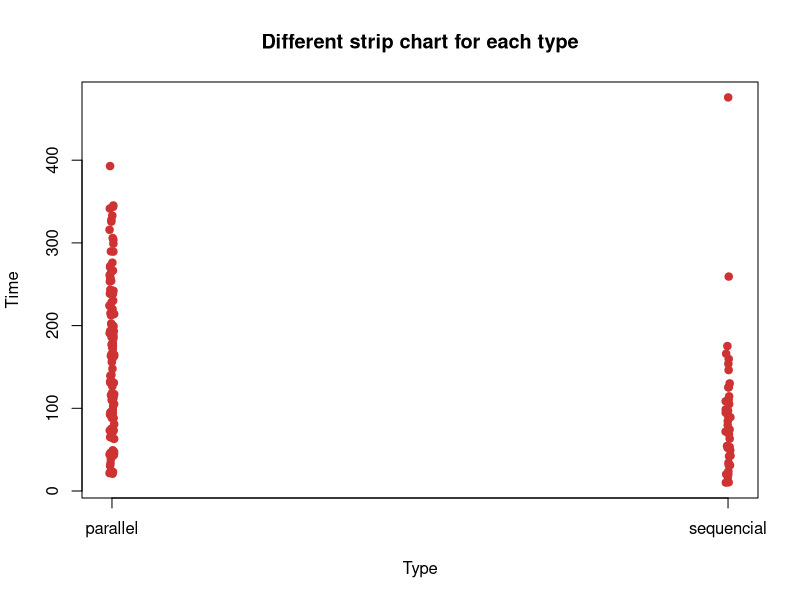
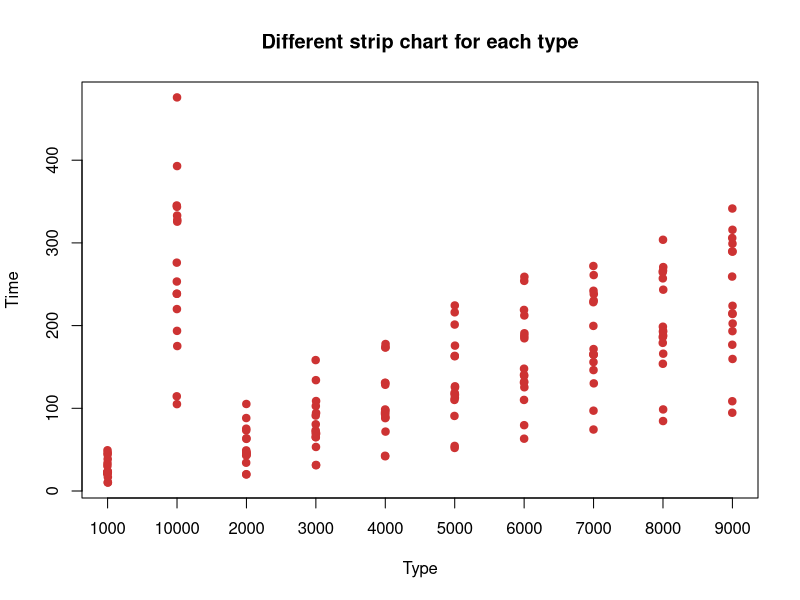
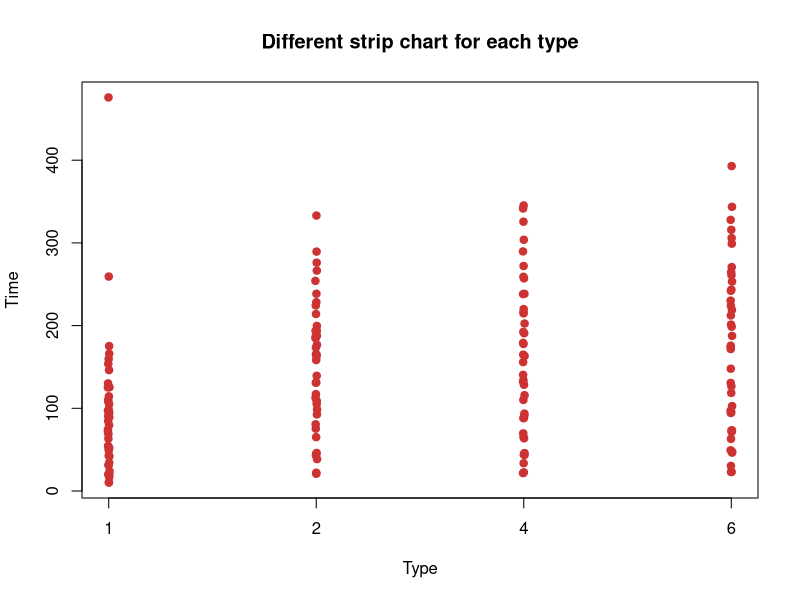

Write R code to recreate these figures, in order. (Note: this script raises an error after producing the figures.)
data <- read.csv("result.csv", header = TRUE, sep = ";")

anova_fun <- function(analysis, type){
  
  #anova
  #h0: they are equal, h1: they are not (p<0.05)
  anova <- aov(analysis)
  
  file_name <- " anova sumary.txt"
  file_name <- paste(type, file_name)
  s<-summary(anova)
  capture.output(s, file = file_name)
  
  name <- " plot witch 1.png"
  name <- paste(type, name)
  png(filename=name)
  #Caso queira visualizar o gráfico
  plot(analysis, which = 1)
  dev.off()
  
  name <- " plot witch 2.png"
  name <- paste(type, name)
  png(filename=name)
  #can se that there's a positive skewness in the data
  plot(analysis, which = 2)
  dev.off()
  
  sresids <- rstandard(analysis)
  
  name <- " histogram.png"
  name <- paste(type, name)
  png(filename=name)
  hist(sresids)
  dev.off()
  
  #to know the variable that are significantly different
  # significant difference p < 0.05
  #there's just two types, so no need for turkey's test
  file_name <- " TukeyHSD sumary.txt"
  file_name <- paste(type, file_name)
  s<-TukeyHSD(anova)
  capture.output(s, file = file_name)
  
  
}
name <- "analyse/type stripchart.png"
png(filename=name)

#visualizing data
stripchart(time~type,
           data=data,
           main="Different strip chart for each type",
           xlab="Type",
           ylab="Time",
           col="brown3",
           vertical=TRUE,
           pch=19,
           method = "jitter", jitter = 0.004
)
dev.off()

name <- "analyse/size stripchart.png"
png(filename=name)
stripchart(time~as.character(size),
           data=data,
           main="Different strip chart for each type",
           xlab="Type",
           ylab="Time",
           col="brown3",
           vertical=TRUE,
           pch=19,
           method = "jitter", jitter = 0.004
)
dev.off()

name <- "analyse/cluster stripchart.png"
png(filename=name)
stripchart(time~as.character(cluster),
           data=data,
           main="Different strip chart for each type",
           xlab="Type",
           ylab="Time",
           col="brown3",
           vertical=TRUE,
           pch=19,
           method = "jitter", jitter = 0.004
)
dev.off()

#fitting data to anova
aov_type <- lm(time~type,data=data)
aov_size <- lm(time~as.character(size),data=data)
aov_cluster <- lm(time~as.character(cluster),data=data)

anova_fun(aov_type, "analyse/type")
anova_fun(aov_size, "analyse/size")
anova_fun(aov_cluster, "analyse/cluster")
